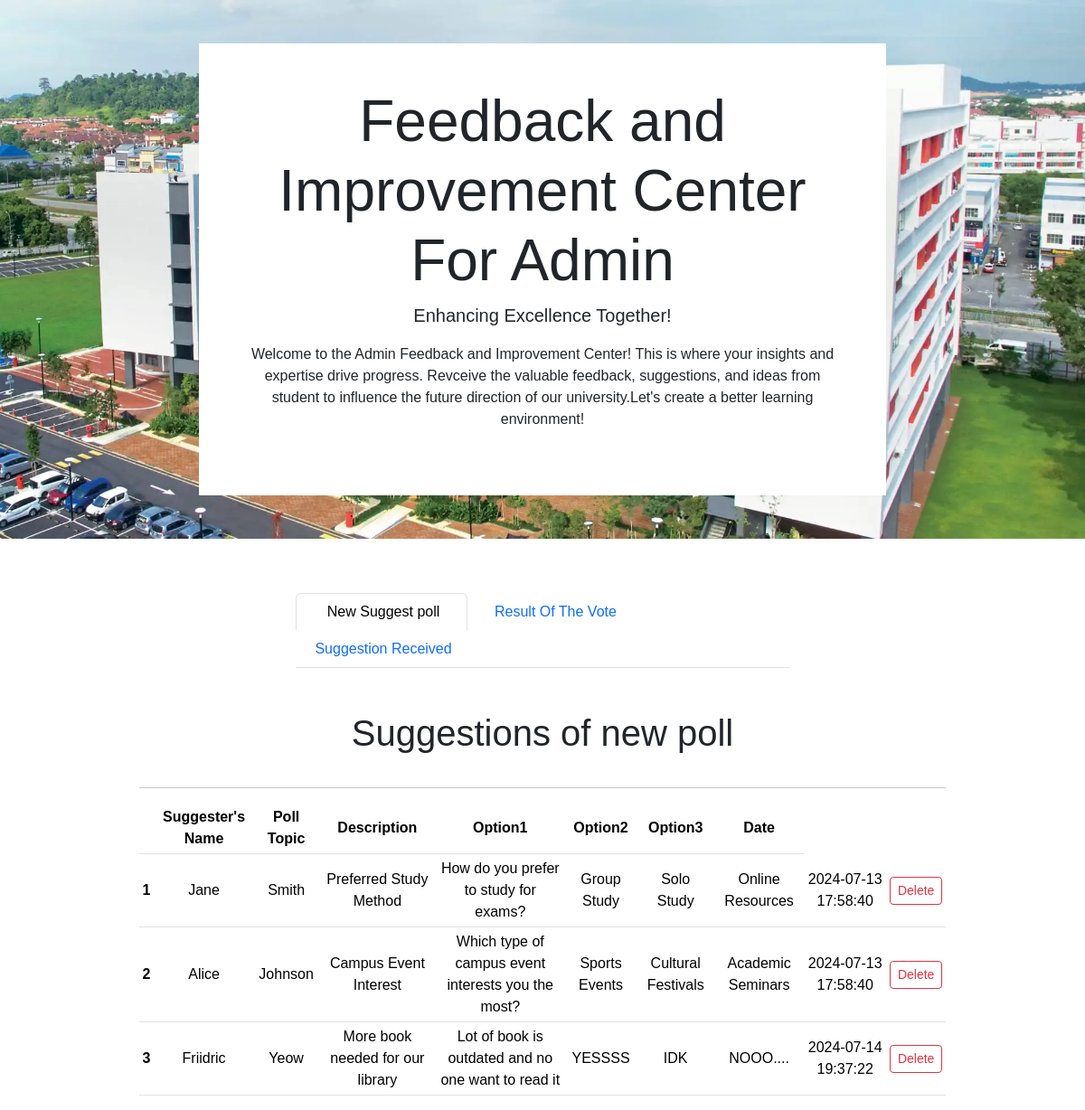
/admin-feedbackMainPage.php, run on the app's committed database.
### tables this page shows
CREATE TABLE `poll` (
  `id` int(11) NOT NULL,
  `firstName` varchar(50) NOT NULL,
  `lastName` varchar(50) NOT NULL,
  `topic` varchar(255) NOT NULL,
  `description` varchar(255) NOT NULL,
  `option1` varchar(255) NOT NULL,
  `option2` varchar(255) NOT NULL,
  `option3` varchar(255) NOT NULL,
  `created_at` datetime NOT NULL DEFAULT curtime()
);

### admin-feedbackMainPage.php (the view, shortened to what this page needs)
<!DOCTYPE html>
<html lang="en">
<head>
    <link href="https://cdn.jsdelivr.net/npm/bootstrap@5.3.3/dist/css/bootstrap.min.css" rel="stylesheet">
    <link rel="stylesheet" href="stylesElain.css">
</head>
<body>
    <div class="py-5 text-center" style="background-image: url('~campus.png'); background-size: cover;">
      <div class="container">
        <div class="row">
          <div class="bg-white p-5 mx-auto col-md-8 col-10">
            <h3 class="display-3">Feedback and Improvement Center For Admin</h3>
            <p class="mb-3 lead">Enhancing Excellence Together!</p>
            <p class="mb-4">Welcome to the Admin Feedback and Improvement Center! This is where your insights and expertise drive progress. Revceive the valuable feedback, suggestions, and ideas from student to influence the future direction of our university.Let's create a better learning environment!</p>
          </div>
        </div>
      </div>
    </div>
    <div class="container text-center" style="margin-top: 5%;">
        <div class="row justify-content-md-center">
          <div class="col col-lg-6" style="justify-content:center;">
            <ul class="nav nav-tabs" id="myTab" role="tablist">
                <li class="nav-item" role="presentation">
                    <button class="nav-link active" id="poll-tab" data-bs-toggle="tab" data-bs-target="#poll-tab-pane" type="button" role="tab" aria-controls="poll-tab-pane" aria-selected="true">&nbsp;&nbsp;&nbsp;&nbsp;New Suggest poll&nbsp;&nbsp;&nbsp;</button>
                </li>
                <li class="nav-item" role="presentation">
                    <button class="nav-link" id="result-tab" data-bs-toggle="tab" data-bs-target="#result-tab-pane" type="button" role="tab" aria-controls="result-tab-pane" aria-selected="false">&nbsp;&nbsp;&nbsp;Result Of The Vote&nbsp;&nbsp;</button>
                </li>
                <li class="nav-item" role="presentation">
                    <button class="nav-link" id="suggestion-tab" data-bs-toggle="tab" data-bs-target="#suggestion-tab-pane" type="button" role="tab" aria-controls="suggestion-tab-pane" aria-selected="false">&nbsp;Suggestion Received&nbsp;</button>
                </li>
            </ul>
          </div>
          <div class="col col-lg-12">
            <div class="tab-content" id="myTabContent">
                <div class="tab-pane fade show active" id="poll-tab-pane" role="tabpanel" aria-labelledby="poll-tab" tabindex="0">
                    <div class="mt-5" style="justify-content: center; align-items: center;margin-left: 10%; margin-right: 10%;">
                        <div>
                            <h1>Suggestions of new poll</h1><br>
                            <hr class="mt-1" />
                        </div>
                        <table class="table table-sm table-hover align-middle">
                            <thead>
                                <tr class="align-middle">
                                    <th scope="col"></th>
                                    <th scope="col">Suggester's Name</th>
                                    <th scope="col">Poll Topic</th>
                                    <th scope="col">Description</th>
                                    <th scope="col">Option1</th>
                                    <th scope="col">Option2</th>
                                    <th scope="col">Option3</th>
                                    <th scope="col">Date</th>
                                </tr>
                            </thead>
                            <tbody>
                                <?php
                                $servername = "localhost";
                                $username = "root";
                                $password = "";
                                $dbname = "BIT102";
                                $conn = new mysqli($servername, $username, $password, $dbname);
                                $sql = "SELECT id, firstName, lastName, topic, description, option1, option2, option3, created_at FROM poll";
                                $result = $conn->query($sql);
                                if ($result->num_rows > 0) {
                                    $counter = 1;
                                    while ($row = $result->fetch_assoc()) {
                                        $id = $row["id"];
                                        $firstName = $row["firstName"];
                                        $lastName = $row["lastName"];
                                        $topic = $row["topic"];
                                        $description = $row["description"];
                                        $option1 = $row["option1"];
                                        $option2 = $row["option2"];
                                        $option3 = $row["option3"];
                                        $created_at = $row["created_at"];
                                        echo "<tr>";
                                        echo "<th scope='row'>$counter</th>";
                                        echo "<td>$firstName</td>";
                                        echo "<td>$lastName</td>";
                                        echo "<td>$topic</td>";
                                        echo "<td>$description</td>";
                                        echo "<td>$option1</td>";
                                        echo "<td>$option2</td>";
                                        echo "<td>$option3</td>";
                                        echo "<td>$created_at</td>";
                                        echo "<td>
                                                <form method='post' action='{$_SERVER['PHP_SELF']}'>
                                                    <input type='hidden' name='idToDelete' value='$id'>
                                                    <button type='submit' name='delete' class='btn btn-outline-danger btn-sm'>Delete</button>
                                                </form>
                                            </td>";
                                        echo "</tr>";
                                        $counter++;
                                    }
                                } else {
                                    echo "<tr><td colspan='4'>No vote found.</td></tr>";
                                }
                                ?>
                            </tbody>
                        </table>
                    </div>
                </div>
            </div>
          </div>
        </div>
    </div>
</body>
</html>

### stylesElain.css (style rules this page uses)
* { margin: 0; padding: 0; box-sizing: border-box; }
body { font-family: "Raleway", sans-serif; background: #ffffff; }

### data on the page
poll: firstName "Jane", lastName "Smith", topic "Preferred Study Method", description "How do you prefer to study for exams?", option1 "Group Study", option2 "Solo Study", option3 "Online Resources", created_at "2024-07-13 17:58:40"
poll: firstName "Alice", lastName "Johnson", topic "Campus Event Interest", description "Which type of campus event interests you the most?", option1 "Sports Events", option2 "Cultural Festivals", option3 "Academic Seminars", created_at "2024-07-13 17:58:40"
poll: firstName "Friidric", lastName "Yeow", topic "More book needed for our library", description "Lot of book is outdated and no one want to read it", option1 "YESSSS", option2 "IDK", option3 "NOOO....", created_at "2024-07-14 19:37:22"
